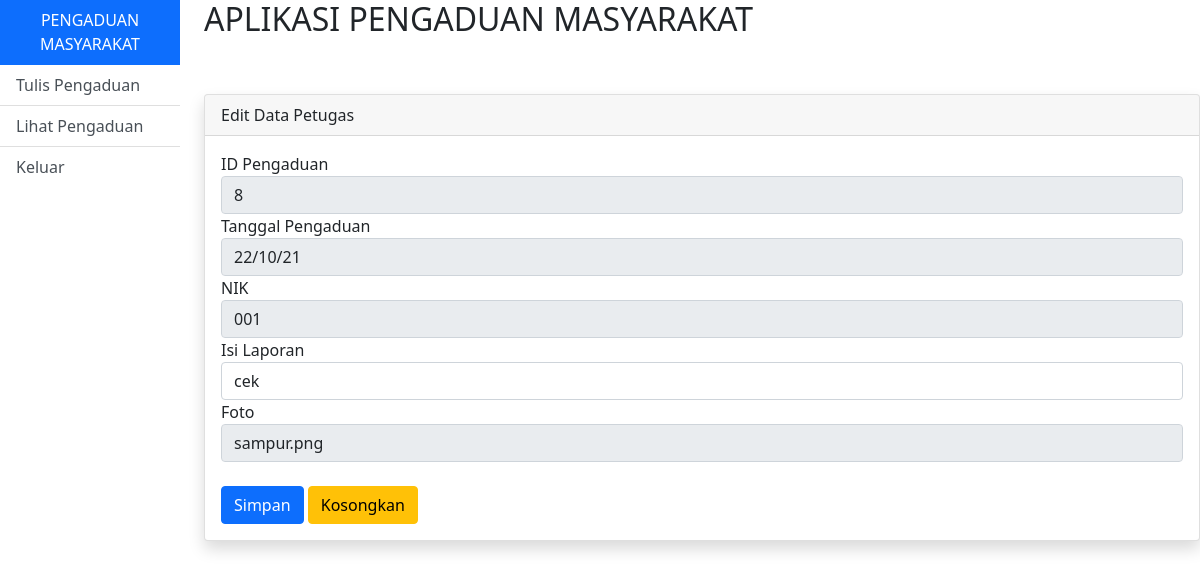
The page /project/edit_pengaduan.php?id=8 on the database its author committed.
### tables this page shows
CREATE TABLE `pengaduan` (
  `id_pengaduan` int(12) NOT NULL,
  `tgl_pengaduan` date NOT NULL,
  `nik` char(16) NOT NULL,
  `isi_laporan` text NOT NULL,
  `foto` varchar(255) NOT NULL,
  `status` enum('0','proses','selesai') NOT NULL
);

### project/edit_pengaduan.php (the view, shortened to what this page needs)
<!DOCTYPE html>
<html lang="en">
<head>
    <link href="css/bootstrap.css" rel="stylesheet">
</head>
<body>
  <div class="row">
            <div class="col-md-2">
                <div class="list-group-flush">
                  <a href="masyarakat.php" class="list-group-item list-group-item-action active text-center" >
                    PENGADUAN MASYARAKAT
                   </a>
                    <a href="tulis_pengaduan.php" class="list-group-item list-group-item-action">
                       Tulis Pengaduan
                    </a>
                    <a href="lihat_pengaduan.php" class="list-group-item list-group-item-action">
                    Lihat Pengaduan</a>
                    <a href="logout.php" class="list-group-item list-group-item-action">
                     Keluar</a>
                </div>
            </div>
            <div class="col-md-10">
            <h2>APLIKASI PENGADUAN MASYARAKAT</h2>
           <br><br>
               <div class="card shadow">
                <div class="card-header">
                Edit Data Petugas
                </div>
                <div class="card-body">
                <?php
                $koneksi = mysqli_connect("localhost","root","","latihan_ukk") or die (mysqli_connect_error());
                $sql=mysqli_query($koneksi,"select * from pengaduan where id_pengaduan='$_GET[id]' ");
                if($data=mysqli_fetch_array($sql))
                {
                    ?>
                <form action="proses_simpan_pengaduan.php" method="post" enctype="multipart/form-data">
                    <div>
                    <label>ID Pengaduan</label>
                    <input type="text" name="id_pengaduan" value="<?php echo $data['id_pengaduan']; ?>" class="form-control" readonly>
                    </div>
                    <div>
                    <label>Tanggal Pengaduan</label>
                    <input type="text" name="tgl_pengaduan" value="<?php echo date('d/m/y')?>" class="form-control" readonly>
                    </div>
                    <div>
                    <label>NIK</label>
                    <input type="text" name="nik" value="<?php echo $data['nik']; ?>" class="form-control" readonly>
                    </div>
                    <div>
                    <label>Isi Laporan</label>
                    <input type="text" name="isi_laporan" value="<?php echo $data['isi_laporan']; ?>" class="form-control" >
                    </div>
                    <div>
                    <label>Foto</label>
                    <input type="text" name="foto" value="<?php echo $data['foto']; ?>" class="form-control" readonly>
                    </div><br>
                    <div>
                    <input type="submit" value="Simpan" class="btn btn-primary">
                    <input type="reset" value="Kosongkan" class="btn btn-warning">
                    </div>
                </form>
                <?php } ?>
</div>
</body>
</html>

### rows shown on the page
pengaduan: id_pengaduan "8", nik "001", isi_laporan "cek", foto "sampur.png"
